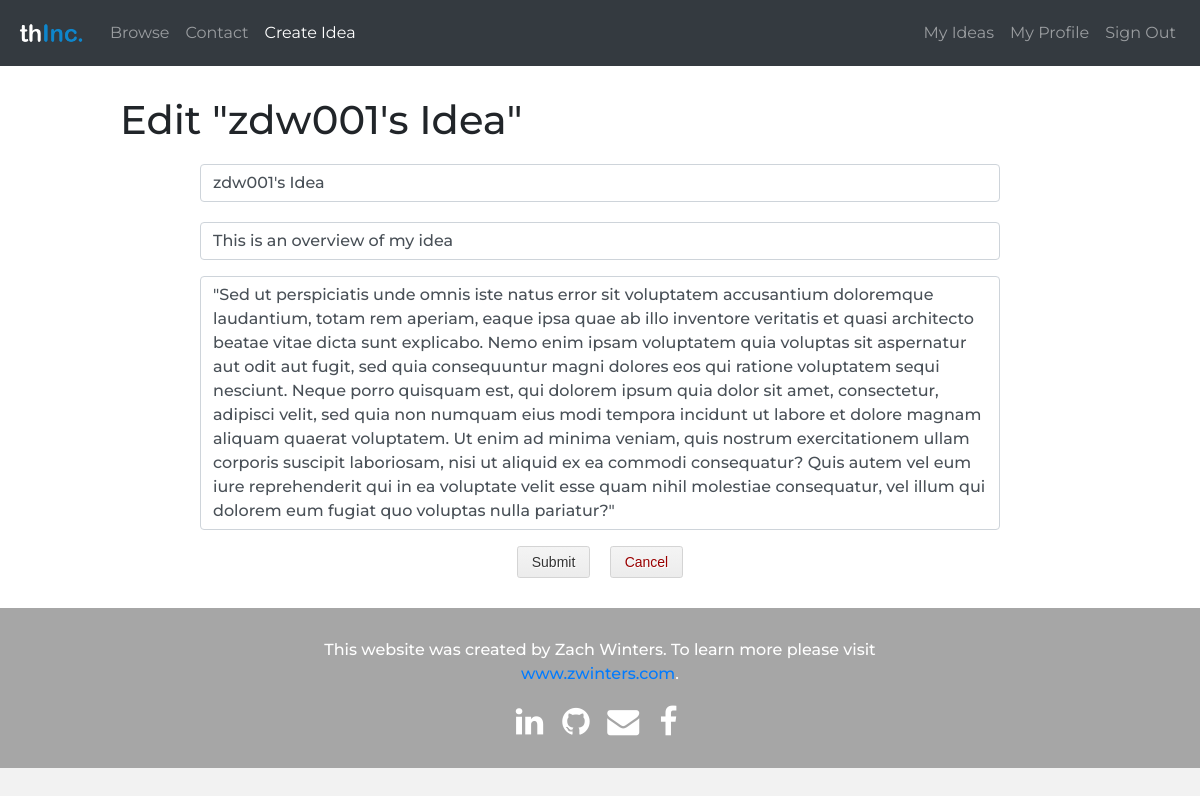
/ideashare/ideas/zdw001s-idea/edit/ (signed in), run on the app's committed database.
### ideashare/models.py (models this page shows, shortened)
class Idea(models.Model):
	user = models.ForeignKey('auth.User')
	name = models.CharField(max_length=255, default="", editable=True)
	overview = models.TextField()
	description = models.TextField()
	published_date = models.DateTimeField(auto_now_add=True, null=True)
	updated_date = models.DateTimeField(auto_now=True, auto_now_add=False, null=True)
	votes = models.IntegerField(default=0)
	slug = models.SlugField(unique=True)

### ideashare/views.py (the view)
# urls.py: url(r'^ideas/(?P<slug>[-\w]+)/edit/$', views.edit_idea, name='edit_idea'),
@login_required
def edit_idea(request, slug):
	idea = Idea.objects.get(slug=slug)
	if idea.user != request.user:
		raise Http404
	form_class = IdeaForm
	if "cancel" in request.POST:
		return redirect('index')
	if request.method == 'POST':
		form = form_class(data=request.POST, instance=idea)
		if form.is_valid():
			form.save()
			return redirect('idea_detail', slug=idea.slug)
	else:
		form = form_class(instance=idea)
	return render(request, 'ideashare/ideas/edit_idea.html', {
			'idea': idea,
			'form': form,
	})

### ideashare/forms.py
class IdeaForm(ModelForm):
    name = forms.CharField(required=True, widget=forms.TextInput(
        attrs={
            'class': 'form-control',
            'placeholder': 'Name',
            'style': 'margin-top: 20px;',
        }))
    overview = forms.CharField(required=True, widget=forms.TextInput(
        attrs={
            'class': 'form-control',
            'placeholder': 'Provide an overview of your idea',
            'style': 'margin-top: 20px;'
        }))
    description = forms.CharField(required=True, widget=forms.Textarea(
        attrs={
            'class': 'form-control',
            'placeholder': 'Enter a detailed description of your idea',
            'style': 'resize:none;'
        }))
    class Meta:
        model = Idea
        fields = ('name', 'overview', 'description')
    def __init__(self, *args, **kwargs):
        super(IdeaForm, self).__init__(*args, **kwargs)
        self.fields['name'].label = ''
        self.fields['overview'].label = ''
        self.fields['description'].label = ''

### templates/ideashare/ideas/edit_idea.html (shortened to what this page needs)
{% extends 'base.html' %}
{% block content %}
<div class="block big_form">
    <h1>Edit "{{ idea.name }}"</h1>
    <form role="form" action="" method="post">
        {{ form.as_p }}
        <button type="submit" class="button big">Submit</button>
        <input type="submit" class="button big danger" name="cancel" value="Cancel" formnovalidate>
    </form>
</div>
{% endblock content %}

### static_in_project/our_static/css/style.css (style rules this page uses)
* { font-family: 'Montserrat', sans-serif; font-weight: 500; }
html { height: 100%; }
body { padding-top: 66px; background-color: #f2f2f2; height: 100%; }
.big_form { background-color: #fff; padding: 30px 10%; text-align: center; }
.big_form form { max-width: 800px; margin: 0 auto; }
.big_form h1 { text-align: left; }

### static_in_project/our_static/css/githubbuttons.css (style rules this page uses)
.button { position: relative; overflow: visible; display: inline-block; padding: 0.5em 1em; border: 1px solid #d4d4d4; margin: 0; text-decoration: none; text-align: center; text-shadow: 1px 1px 0 #fff; font:11px/normal sans-serif; color: #333; white-space: nowrap; cursor: pointer; outline: none; background-color: #ececec; background-image: -webkit-gradient(linear, 0 0, 0 100%, from(#f4f4f4), to(#ececec)); background-image: -moz-linear-gradient(#f4f4f4, #ececec); background-image: -ms-linear-gradient(#f4f4f4, #ececec); background-image: -o-linear-gradient(#f4f4f4, #ececec); background-image: linear-gradient(#f4f4f4, #ececec); -moz-background-clip: padding; background-clip: padding-box; border-radius: 0.2em; zoom: 1; *display: inline; }
.button.danger { color: #900; }
.button.big { font-size: 14px; }
.button + .button, .button + .button-group, .button-group + .button, .button-group + .button-group { margin-left: 15px; }

### data on the page
Idea: name "zdw001's Idea", overview "This is an overview of my idea", description "\"Sed ut perspiciatis unde omnis iste natus error sit voluptatem accusantium doloremque laudantium, totam rem aperiam, eaque ipsa quae ab illo inventore veritatis et quasi architecto beatae vitae dicta sunt explicabo. Nemo enim ipsam voluptatem quia voluptas sit aspernatur aut odit aut fugit, sed quia consequuntur magni dolores eos qui ratione voluptatem sequi nesciunt. Neque porro quisquam est, qui dolorem ipsum quia dolor sit amet, consectetur, adipisci velit, sed quia non numquam eius modi tempora incidunt ut labore et dolore magnam aliquam quaerat voluptatem. Ut enim ad minima veniam, quis nostrum exercitationem ullam corporis suscipit laboriosam, nisi ut aliquid ex ea commodi…"
